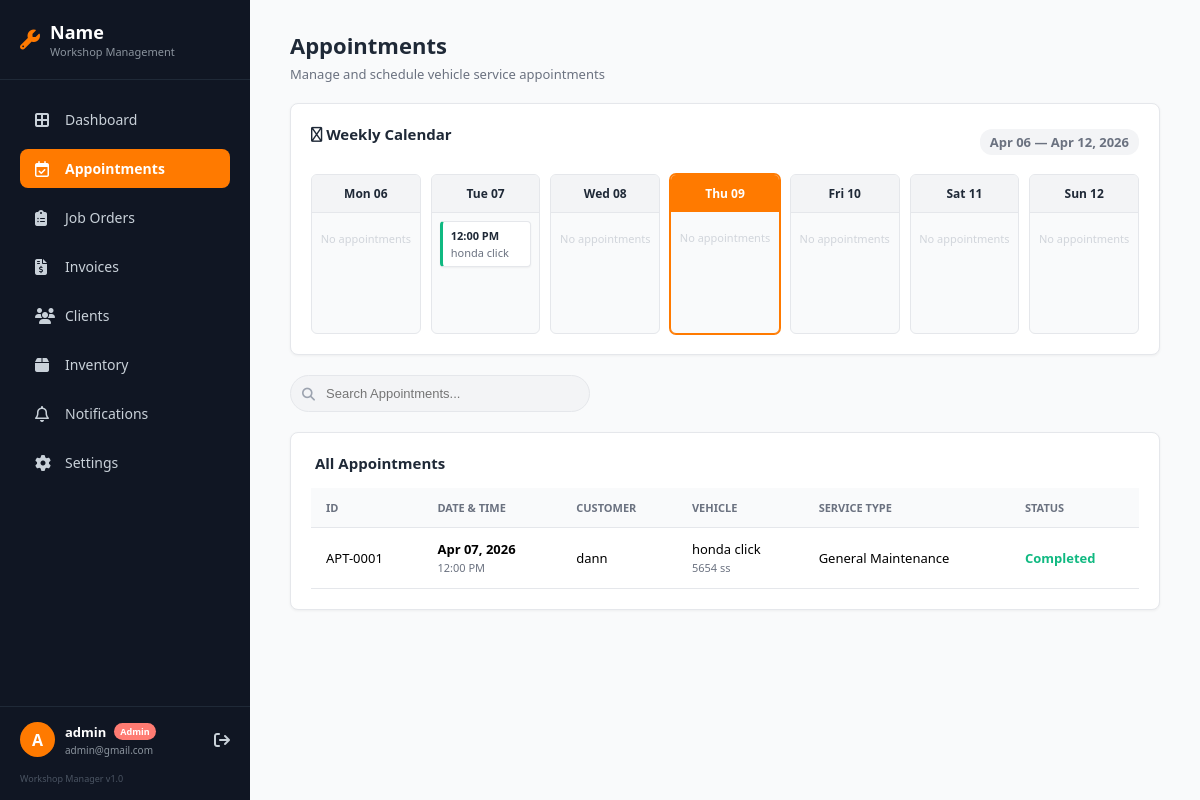
The page /appointments.php (signed in) on the database as committed earlier.
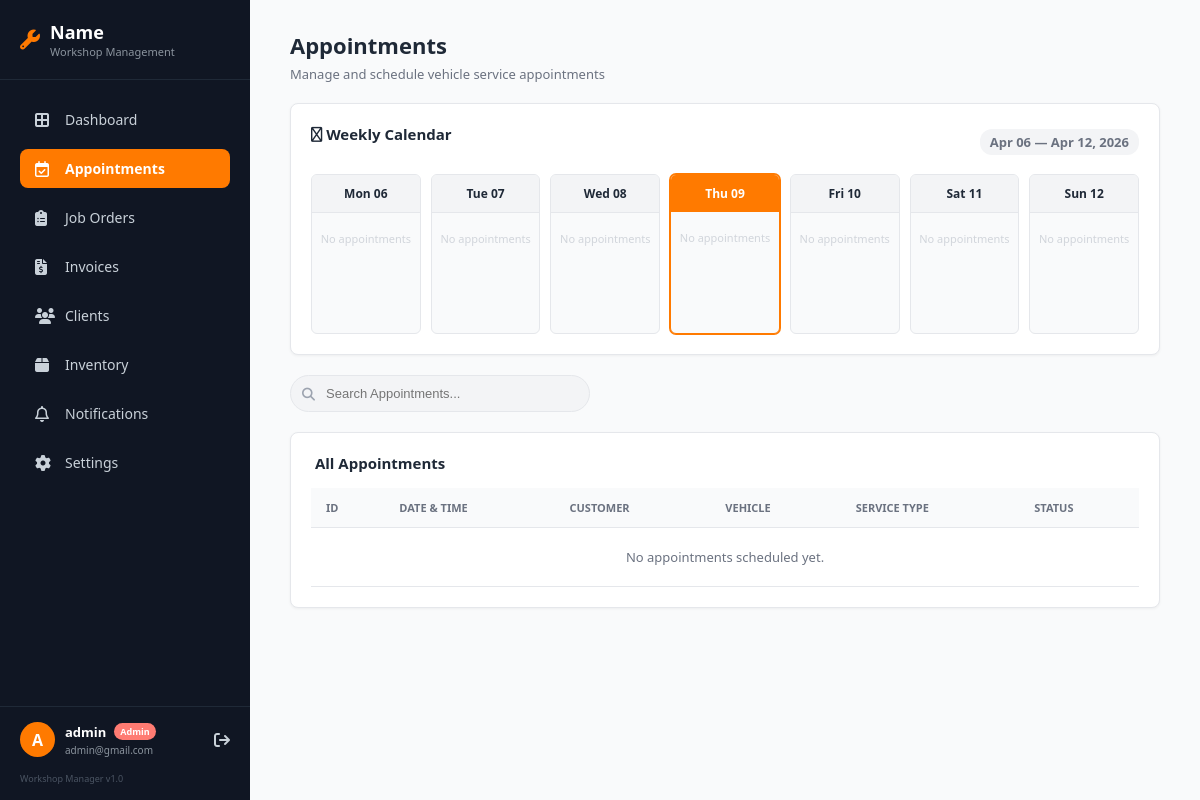
The same page on the database as committed later.
### tables this page shows
CREATE TABLE `appointments` (
  `id` int(11) NOT NULL,
  `user_id` int(11) NOT NULL,
  `vehicle_id` int(11) NOT NULL,
  `service_type` varchar(100) NOT NULL,
  `appointment_date` date NOT NULL,
  `appointment_time` time NOT NULL,
  `mechanic_preference` varchar(100) DEFAULT NULL,
  `notes` text DEFAULT NULL,
  `status` enum('Pending','Confirmed','Completed','Cancelled') DEFAULT 'Pending',
  `created_at` timestamp NOT NULL DEFAULT current_timestamp()
);

CREATE TABLE `vehicles` (
  `id` int(11) NOT NULL,
  `user_id` int(11) NOT NULL,
  `make_model` varchar(100) NOT NULL,
  `year` int(4) NOT NULL,
  `plate_number` varchar(20) NOT NULL,
  `engine_type` enum('Gasoline','Diesel','Electric','Hybrid') NOT NULL,
  `vin` varchar(50) DEFAULT NULL,
  `notes` text DEFAULT NULL,
  `created_at` timestamp NOT NULL DEFAULT current_timestamp()
);

CREATE TABLE `users` (
  `id` int(11) NOT NULL,
  `role` enum('Customer','Admin') NOT NULL DEFAULT 'Customer',
  `full_name` varchar(100) NOT NULL,
  `username` varchar(50) NOT NULL,
  `email` varchar(100) NOT NULL,
  `password` varchar(255) NOT NULL,
  `created_at` timestamp NOT NULL DEFAULT current_timestamp()
);

### appointments.php (the view, shortened to what the changed rows need)
<?php
require 'db.php';
?>
<!DOCTYPE html>
<html lang="en">
<head>
    <link rel="stylesheet" href="https://cdnjs.cloudflare.com/ajax/libs/font-awesome/6.4.0/css/all.min.css">
</head>
<body>
    <aside class="sidebar">
        <div class="sidebar-header">
            <div>
                <h2>Name</h2>
            </div>
        </div>
    </aside>
    <main class="main-content">
        <div class="top-header">
            <div>
                <h1>Appointments</h1>
            </div>
        </div>
        <div class="outline-card">
            <?php
            $currentDate = new DateTime();
            $dayOfWeek = $currentDate->format('N');
            $startOfWeek = clone $currentDate;
            $startOfWeek->modify('-' . ($dayOfWeek - 1) . ' days');
            $weekDays = [];
            for ($i = 0; $i < 7; $i++) {
                $day = clone $startOfWeek;
                $day->modify("+$i days");
                $weekDays[] = $day->format('Y-m-d');
            }
            $placeholders = implode(',', array_fill(0, count($weekDays), '?'));
            $calQuery = "
                SELECT a.appointment_date, a.appointment_time, u.full_name, v.make_model, a.status
                FROM appointments a
                JOIN users u ON a.user_id = u.id
                JOIN vehicles v ON a.vehicle_id = v.id
                WHERE a.appointment_date IN ($placeholders)
                ORDER BY a.appointment_time ASC
            ";
            $calStmt = $pdo->prepare($calQuery);
            $calStmt->execute($weekDays);
            $weekAppointments = $calStmt->fetchAll(PDO::FETCH_GROUP | PDO::FETCH_ASSOC);
            ?>
            <div class="calendar-grid">
                <?php
                $todayDate = date('Y-m-d');
                foreach ($weekDays as $date) {
                    $dayName = date('D', strtotime($date));
                    $dayNum = date('d', strtotime($date));
                    $isToday = ($date === $todayDate) ? 'today-col' : '';
                    echo "<div class='cal-col {$isToday}'>";
                    echo "<div class='cal-day-header'>{$dayName} {$dayNum}</div>";
                    echo "<div class='cal-day-body'>";
                    if (isset($weekAppointments[$date])) {
                        foreach ($weekAppointments[$date] as $appt) {
                            $time = date('g:i A', strtotime($appt['appointment_time']));
                            $statusClass = $appt['status'];
                            echo "<div class='cal-appt {$statusClass}' title='{$appt['full_name']} - {$appt['make_model']}'>";
                            echo "<span class='cal-time'>{$time}</span>";
                            echo "<span class='cal-detail'>{$appt['make_model']}</span>";
                            echo "</div>";
                        }
                    } else {
                        echo "<span style='color: #d1d5db; font-size: 11px; text-align: center; display: block; margin-top: 10px;'>No appointments</span>";
                    }
                    echo "</div></div>";
                }
                ?>
            </div>
        </div>
        <div class="outline-card">
            <table class="data-table">
                <thead>
                    <tr>
                        <th>ID</th>
                        <th>Date & Time</th>
                        <th>Customer</th>
                        <th>Vehicle</th>
                        <th>Service Type</th>
                        <th>Status</th>
                    </tr>
                </thead>
                <tbody>
                    <?php
                    $query = "
                        SELECT
                            a.id, a.appointment_date, a.appointment_time, a.service_type, a.status,
                            u.full_name as customer_name,
                            v.make_model, v.plate_number
                        FROM appointments a
                        JOIN users u ON a.user_id = u.id
                        JOIN vehicles v ON a.vehicle_id = v.id
                        ORDER BY a.appointment_date ASC, a.appointment_time ASC
                    ";
                    $stmt = $pdo->query($query);
                    $appointments = $stmt->fetchAll();
                    if (count($appointments) > 0) {
                        foreach ($appointments as $appt) {
                            $formattedDate = date("M d, Y", strtotime($appt['appointment_date']));
                            $formattedTime = date("h:i A", strtotime($appt['appointment_time']));
                            echo "<tr>";
                            echo "<td>APT-" . str_pad($appt['id'], 4, '0', STR_PAD_LEFT) . "</td>";
                            echo "<td><strong>{$formattedDate}</strong><br><span style='color: var(--text-muted); font-size: 11px;'>{$formattedTime}</span></td>";
                            echo "<td>" . htmlspecialchars($appt['customer_name']) . "</td>";
                            echo "<td>" . htmlspecialchars($appt['make_model']) . "<br><span style='color: var(--text-muted); font-size: 11px;'>" . htmlspecialchars($appt['plate_number']) . "</span></td>";
                            echo "<td>" . htmlspecialchars($appt['service_type']) . "</td>";
                            $statusColor = '#1f2937';
                            if ($appt['status'] == 'Completed') {
                                $statusColor = '#10b981';
                            } elseif ($appt['status'] == 'In Progress' || $appt['status'] == 'Confirmed') {
                                $statusColor = '#3b82f6';
                            } elseif ($appt['status'] == 'Pending') {
                                $statusColor = '#f59e0b';
                            } elseif ($appt['status'] == 'On Hold' || $appt['status'] == 'Cancelled') {
                                $statusColor = '#ef4444';
                            }
                            echo "<td style='color: {$statusColor}; font-weight: 600;'>" . htmlspecialchars($appt['status']) . "</td>";
                            echo "</tr>";
                        }
                    } else {
                        echo "<tr><td colspan='6' style='text-align:center; padding: 20px; color: var(--text-muted);'>No appointments scheduled yet.</td></tr>";
                    }
                    ?>
                </tbody>
            </table>
        </div>
    </main>
</body>
</html>

Rows that differ between the two databases and show on the page:
removed appointments: appointment_time "12:00 PM", vehicle.make_model "honda click", id "0001", appointment_date "Apr 07, 2026", user.full_name "dann", vehicle.plate_number "5654 ss", service_type "General Maintenance", status "Completed"
Other text that changed with them:
new list line: "No appointments"
text now shown: "No appointments scheduled yet."
